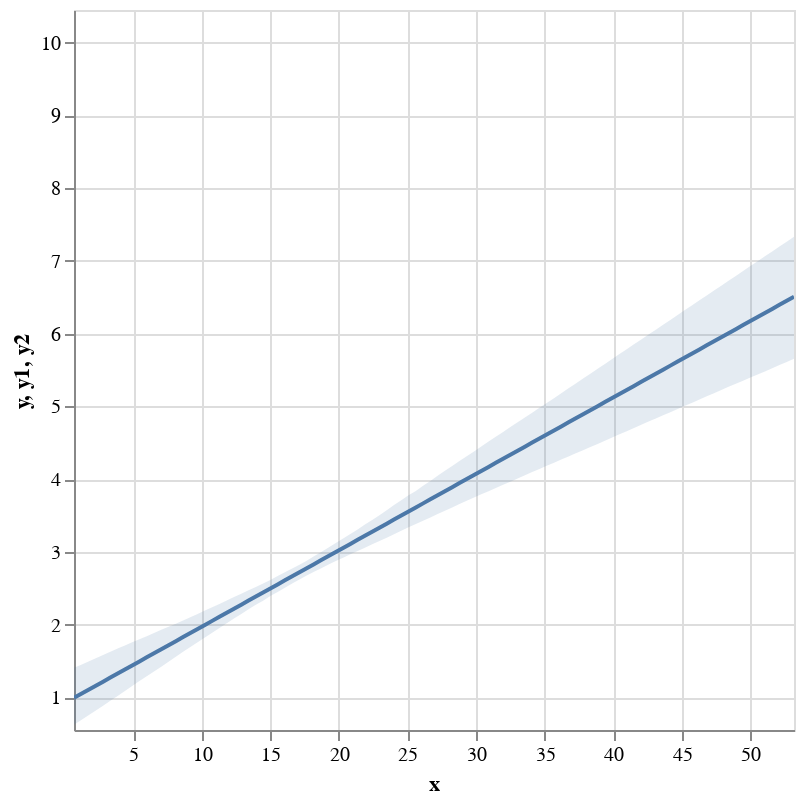

Notebook source saved alongside this figure:
### Code cell
display(salt.lmplot(x="total_bill", y="tip", data=tips, scatter=False))
g = sns.lmplot(x="total_bill", y="tip", data=tips, scatter=False)

### Figure 1 — Vega-Lite specification as saved in the notebook (floating-point values rounded to 4 significant figures)
{"$schema": "https://vega.github.io/schema/vega-lite/v2.4.1.json", "config": {"view": {"height": 300, "width": 400}}, "height": 360, "layer": [{"data": {"values": [{"x": 0.683, "y": 0.992}, {"x": 1.213, "y": 1.048}, {"x": 1.744, "y": 1.103}, {"x": 2.274, "y": 1.159}, {"x": 2.805, "y": 1.215}, {"x": 3.335, "y": 1.271}, {"x": 3.866, "y": 1.326}, {"x": 4.396, "y": 1.382}, {"x": 4.927, "y": 1.438}, {"x": 5.457, "y": 1.493}, {"x": 5.987, "y": 1.549}, {"x": 6.518, "y": 1.605}, {"x": 7.048, "y": 1.661}, {"x": 7.579, "y": 1.716}, {"x": 8.109, "y": 1.772}, {"x": 8.64, "y": 1.828}, {"x": 9.17, "y": 1.883}, {"x": 9.701, "y": 1.939}, {"x": 10.23, "y": 1.995}, {"x": 10.76, "y": 2.05}, {"x": 11.29, "y": 2.106}, {"x": 11.82, "y": 2.162}, {"x": 12.35, "y": 2.218}, {"x": 12.88, "y": 2.273}, {"x": 13.41, "y": 2.329}, {"x": 13.94, "y": 2.385}, {"x": 14.47, "y": 2.44}, {"x": 15.01, "y": 2.496}, {"x": 15.54, "y": 2.552}, {"x": 16.07, "y": 2.608}, {"x": 16.6, "y": 2.663}, {"x": 17.13, "y": 2.719}, {"x": 17.66, "y": 2.775}, {"x": 18.19, "y": 2.83}, {"x": 18.72, "y": 2.886}, {"x": 19.25, "y": 2.942}, {"x": 19.78, "y": 2.998}, {"x": 20.31, "y": 3.053}, {"x": 20.84, "y": 3.109}, {"x": 21.37, "y": 3.165}, {"x": 21.9, "y": 3.22}, {"x": 22.43, "y": 3.276}, {"x": 22.96, "y": 3.332}, {"x": 23.49, "y": 3.388}, {"x": 24.02, "y": 3.443}, {"x": 24.55, "y": 3.499}, {"x": 25.08, "y": 3.555}, {"x": 25.61, "y": 3.61}, {"x": 26.14, "y": 3.666}, {"x": 26.67, "y": 3.722}, {"x": 27.21, "y": 3.777}, {"x": 27.74, "y": 3.833}, {"x": 28.27, "y": 3.889}, {"x": 28.8, "y": 3.945}, {"x": 29.33, "y": 4.0}, {"x": 29.86, "y": 4.056}, {"x": 30.39, "y": 4.112}, {"x": 30.92, "y": 4.167}, {"x": 31.45, "y": 4.223}, {"x": 31.98, "y": 4.279}, {"x": 32.51, "y": 4.335}, {"x": 33.04, "y": 4.39}, {"x": 33.57, "y": 4.446}, {"x": 34.1, "y": 4.502}, {"x": 34.63, "y": 4.557}, {"x": 35.16, "y": 4.613}, {"x": 35.69, "y": 4.669}, {"x": 36.22, "y": 4.725}, {"x": 36.75, "y": 4.78}, {"x": 37.28, "y": 4.836}, {"x": 37.81, "y": 4.892}, {"x": 38.34, "y": 4.947}, {"x": 38.88, "y": 5.003}, {"x": 39.41, "y": 5.059}, {"x": 39.94, "y": 5.115}, {"x": 40.47, "y": 5.17}, {"x": 41.0, "y": 5.226}, {"x": 41.53, "y": 5.282}, {"x": 42.06, "y": 5.337}, {"x": 42.59, "y": 5.393}, {"x": 43.12, "y": 5.449}, {"x": 43.65, "y": 5.504}, {"x": 44.18, "y": 5.56}, {"x": 44.71, "y": 5.616}, {"x": 45.24, "y": 5.672}, {"x": 45.77, "y": 5.727}, {"x": 46.3, "y": 5.783}, {"x": 46.83, "y": 5.839}, {"x": 47.36, "y": 5.894}, {"x": 47.89, "y": 5.95}, {"x": 48.42, "y": 6.006}, {"x": 48.95, "y": 6.062}, {"x": 49.48, "y": 6.117}, {"x": 50.01, "y": 6.173}, {"x": 50.54, "y": 6.229}, {"x": 51.08, "y": 6.284}, {"x": 51.61, "y": 6.34}, {"x": 52.14, "y": 6.396}, {"x": 52.67, "y": 6.452}, {"x": 53.2, "y": 6.507}]}, "encoding": {"x": {"field": "x", "scale": {"domain": [0.683, 53.2], "nice": false}, "type": "quantitative"}, "y": {"field": "y", "scale": {"domain": [0.55, 10.45], "nice": false}, "type": "quantitative"}}, "mark": {"clip": true, "type": "line"}}, {"data": {"values": [{"x": 0.683, "y1": 0.6212, "y2": 1.404}, {"x": 1.213, "y1": 0.6866, "y2": 1.449}, {"x": 1.744, "y1": 0.7521, "y2": 1.493}, {"x": 2.274, "y1": 0.8175, "y2": 1.538}, {"x": 2.805, "y1": 0.8834, "y2": 1.582}, {"x": 3.335, "y1": 0.9512, "y2": 1.626}, {"x": 3.866, "y1": 1.019, "y2": 1.671}, {"x": 4.396, "y1": 1.087, "y2": 1.713}, {"x": 4.927, "y1": 1.155, "y2": 1.755}, {"x": 5.457, "y1": 1.223, "y2": 1.797}, {"x": 5.987, "y1": 1.289, "y2": 1.839}, {"x": 6.518, "y1": 1.355, "y2": 1.882}, {"x": 7.048, "y1": 1.421, "y2": 1.927}, {"x": 7.579, "y1": 1.488, "y2": 1.968}, {"x": 8.109, "y1": 1.556, "y2": 2.009}, {"x": 8.64, "y1": 1.624, "y2": 2.056}, {"x": 9.17, "y1": 1.692, "y2": 2.101}, {"x": 9.701, "y1": 1.757, "y2": 2.147}, {"x": 10.23, "y1": 1.821, "y2": 2.192}, {"x": 10.76, "y1": 1.886, "y2": 2.239}, {"x": 11.29, "y1": 1.952, "y2": 2.283}, {"x": 11.82, "y1": 2.018, "y2": 2.329}, {"x": 12.35, "y1": 2.082, "y2": 2.378}, {"x": 12.88, "y1": 2.145, "y2": 2.424}, {"x": 13.41, "y1": 2.21, "y2": 2.471}, {"x": 13.94, "y1": 2.271, "y2": 2.518}, {"x": 14.47, "y1": 2.329, "y2": 2.565}, {"x": 15.01, "y1": 2.392, "y2": 2.613}, {"x": 15.54, "y1": 2.448, "y2": 2.666}, {"x": 16.07, "y1": 2.505, "y2": 2.72}, {"x": 16.6, "y1": 2.563, "y2": 2.77}, {"x": 17.13, "y1": 2.621, "y2": 2.824}, {"x": 17.66, "y1": 2.673, "y2": 2.879}, {"x": 18.19, "y1": 2.725, "y2": 2.939}, {"x": 18.72, "y1": 2.773, "y2": 2.997}, {"x": 19.25, "y1": 2.825, "y2": 3.06}, {"x": 19.78, "y1": 2.874, "y2": 3.121}, {"x": 20.31, "y1": 2.919, "y2": 3.182}, {"x": 20.84, "y1": 2.966, "y2": 3.244}, {"x": 21.37, "y1": 3.01, "y2": 3.306}, {"x": 21.9, "y1": 3.056, "y2": 3.374}, {"x": 22.43, "y1": 3.103, "y2": 3.439}, {"x": 22.96, "y1": 3.148, "y2": 3.503}, {"x": 23.49, "y1": 3.194, "y2": 3.572}, {"x": 24.02, "y1": 3.241, "y2": 3.643}, {"x": 24.55, "y1": 3.289, "y2": 3.71}, {"x": 25.08, "y1": 3.337, "y2": 3.778}, {"x": 25.61, "y1": 3.382, "y2": 3.838}, {"x": 26.14, "y1": 3.427, "y2": 3.907}, {"x": 26.67, "y1": 3.473, "y2": 3.975}, {"x": 27.21, "y1": 3.518, "y2": 4.046}, {"x": 27.74, "y1": 3.565, "y2": 4.115}, {"x": 28.27, "y1": 3.609, "y2": 4.181}, {"x": 28.8, "y1": 3.656, "y2": 4.247}, {"x": 29.33, "y1": 3.703, "y2": 4.314}, {"x": 29.86, "y1": 3.747, "y2": 4.38}, {"x": 30.39, "y1": 3.791, "y2": 4.449}, {"x": 30.92, "y1": 3.834, "y2": 4.517}, {"x": 31.45, "y1": 3.878, "y2": 4.583}, {"x": 31.98, "y1": 3.921, "y2": 4.649}, {"x": 32.51, "y1": 3.965, "y2": 4.715}, {"x": 33.04, "y1": 4.008, "y2": 4.781}, {"x": 33.57, "y1": 4.053, "y2": 4.847}, {"x": 34.1, "y1": 4.096, "y2": 4.914}, {"x": 34.63, "y1": 4.14, "y2": 4.98}, {"x": 35.16, "y1": 4.182, "y2": 5.046}, {"x": 35.69, "y1": 4.225, "y2": 5.113}, {"x": 36.22, "y1": 4.269, "y2": 5.18}, {"x": 36.75, "y1": 4.312, "y2": 5.248}, {"x": 37.28, "y1": 4.354, "y2": 5.315}, {"x": 37.81, "y1": 4.397, "y2": 5.382}, {"x": 38.34, "y1": 4.44, "y2": 5.45}, {"x": 38.88, "y1": 4.483, "y2": 5.517}, {"x": 39.41, "y1": 4.528, "y2": 5.584}, {"x": 39.94, "y1": 4.572, "y2": 5.651}, {"x": 40.47, "y1": 4.615, "y2": 5.718}, {"x": 41.0, "y1": 4.659, "y2": 5.786}, {"x": 41.53, "y1": 4.704, "y2": 5.853}, {"x": 42.06, "y1": 4.747, "y2": 5.92}, {"x": 42.59, "y1": 4.79, "y2": 5.987}, {"x": 43.12, "y1": 4.834, "y2": 6.054}, {"x": 43.65, "y1": 4.877, "y2": 6.122}, {"x": 44.18, "y1": 4.921, "y2": 6.189}, {"x": 44.71, "y1": 4.964, "y2": 6.256}, {"x": 45.24, "y1": 5.008, "y2": 6.323}, {"x": 45.77, "y1": 5.051, "y2": 6.391}, {"x": 46.3, "y1": 5.095, "y2": 6.458}, {"x": 46.83, "y1": 5.138, "y2": 6.525}, {"x": 47.36, "y1": 5.182, "y2": 6.592}, {"x": 47.89, "y1": 5.225, "y2": 6.66}, {"x": 48.42, "y1": 5.268, "y2": 6.727}, {"x": 48.95, "y1": 5.311, "y2": 6.794}, {"x": 49.48, "y1": 5.354, "y2": 6.861}, {"x": 50.01, "y1": 5.396, "y2": 6.929}, {"x": 50.54, "y1": 5.438, "y2": 6.996}, {"x": 51.08, "y1": 5.481, "y2": 7.063}, {"x": 51.61, "y1": 5.524, "y2": 7.13}, {"x": 52.14, "y1": 5.567, "y2": 7.198}, {"x": 52.67, "y1": 5.61, "y2": 7.265}, {"x": 53.2, "y1": 5.654, "y2": 7.332}]}, "encoding": {"opacity": {"value": 0.15}, "x": {"field": "x", "scale": {"domain": [0.683, 53.2], "nice": false}, "type": "quantitative"}, "y": {"field": "y1", "scale": {"domain": [0.55, 10.45], "nice": false}, "type": "quantitative"}, "y2": {"field": "y2", "type": "quantitative"}}, "mark": {"clip": true, "type": "area"}}], "title": "", "width": 360}
